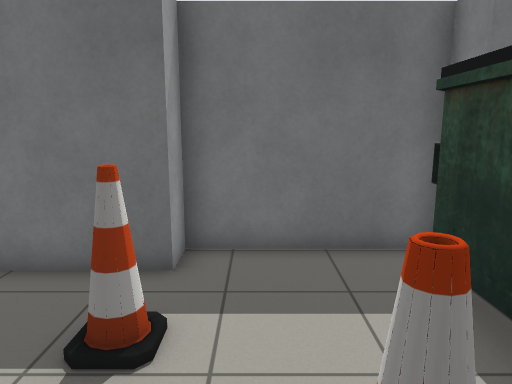
view 1 (above)

20 first-person views from a walk through a robot-simulator world made for Gazebo. The camera is 1.3 m above the floor, tilts 10° down and sees 70° across. The floor is counted in squares, 0.5 m on a side. Each view is taken from the middle of a square. On the plan, view 1 faces up. The plan holds only what a view shows up to about 20 squares ahead; the rest is blank. Gazebo's built-in surfaces are drawn with simple patterns. Some stock models are drawn as simple stand-ins.

view 2
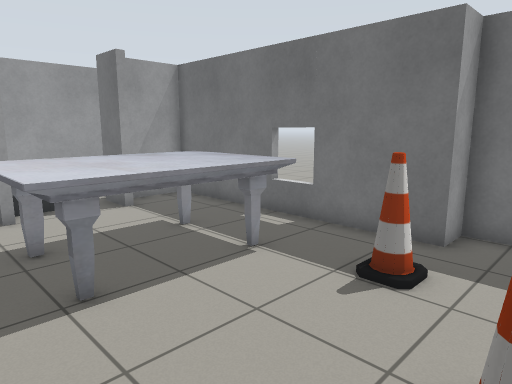

view 3
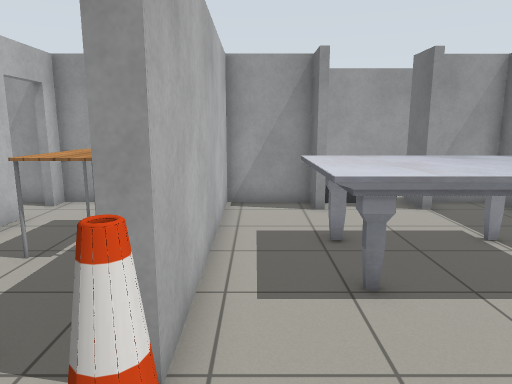

view 4
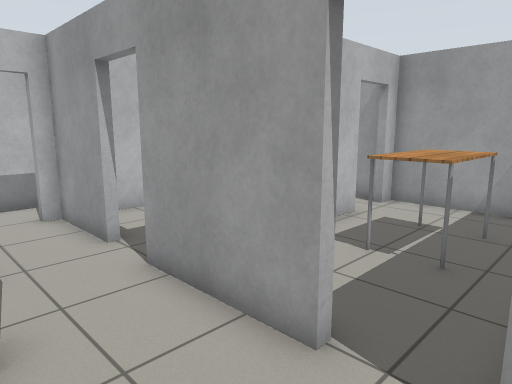

view 5
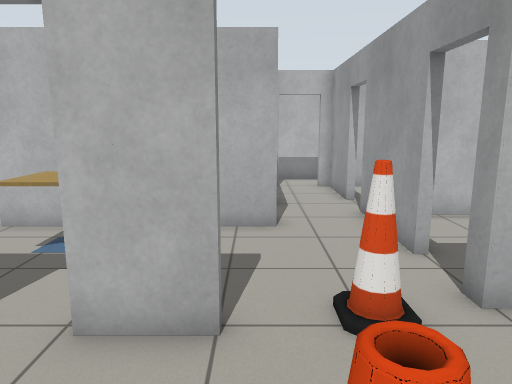

view 6
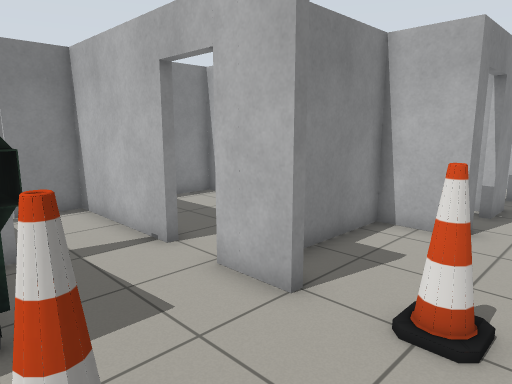

view 7
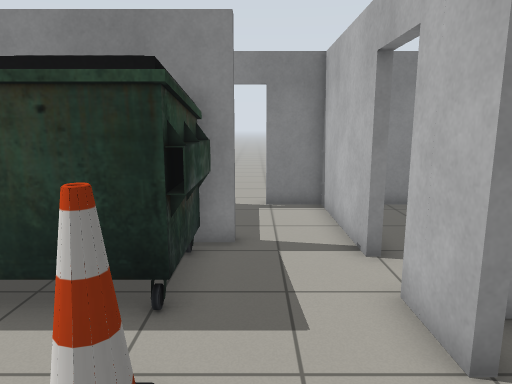

view 8
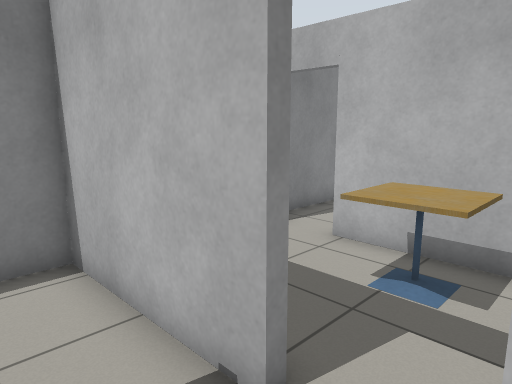

view 9
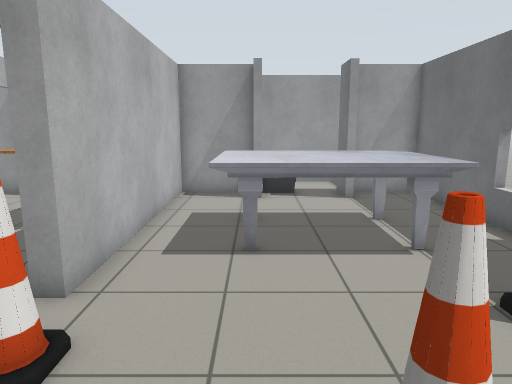

view 10
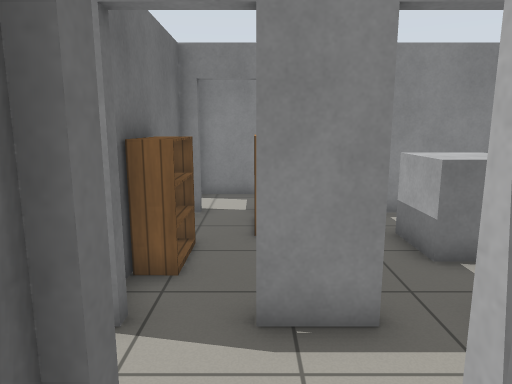

view 11
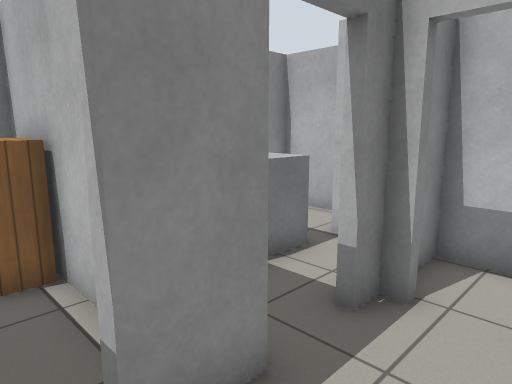

view 12
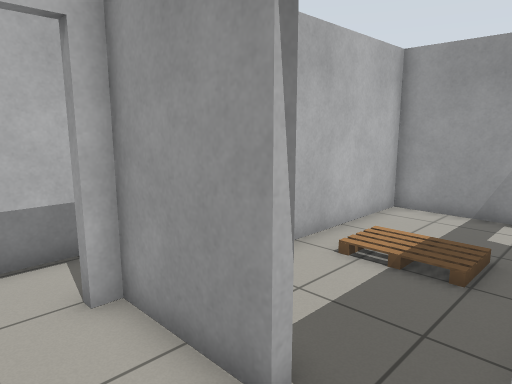

view 13
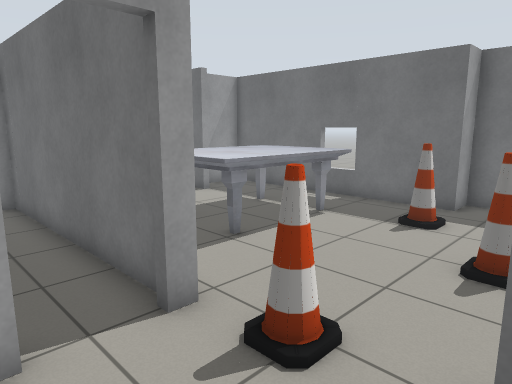

view 14
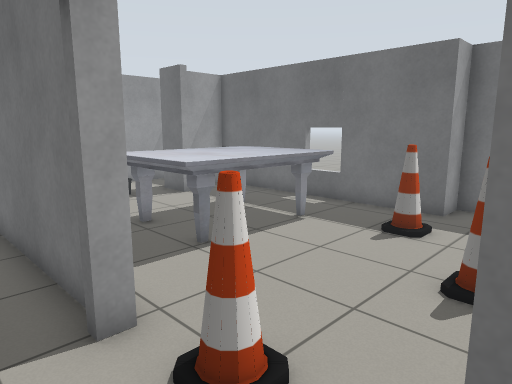

view 15
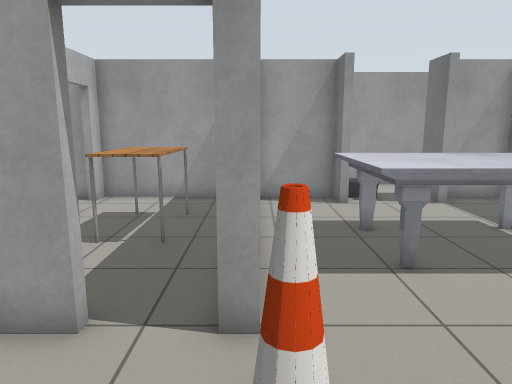

view 16
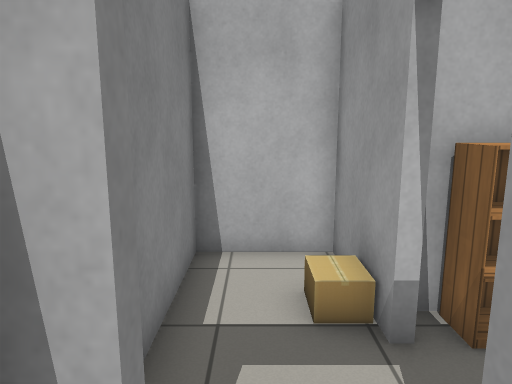

view 17
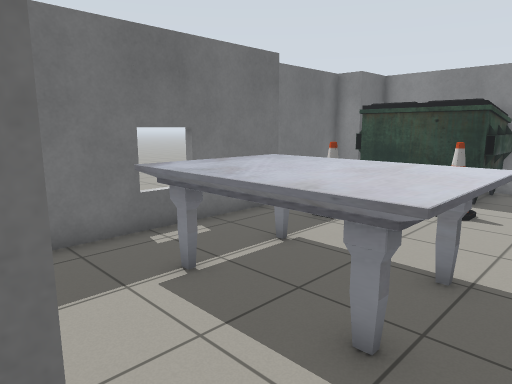

view 18
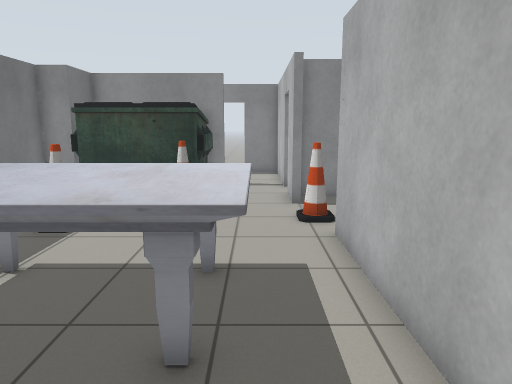

view 19
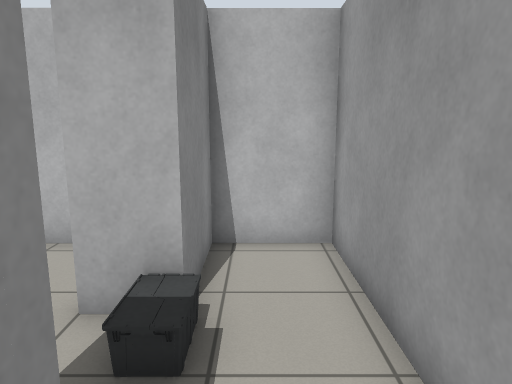

view 20
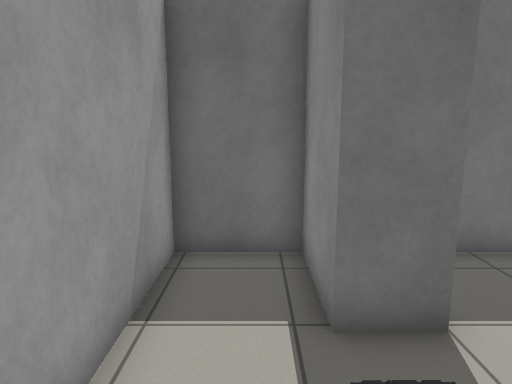

### Floor plan
Key: @ floor where view 1 was taken; # wall or solid block; . floor; / step, stairs or slope; D open door; = window, fence, low wall or low ledge; U dumpster; C cone; T marble table; A table; F cafe table; B bookshelf; R cardboard box; O other object.
Columns run from 15 left of view 1 to 12 right of it. Each row starts with its distance up from view 1.
  8              #######
  7             ##.....#
  6 #########=###.....UUU
  5 #..#..............U
  4 #..#...TTTTT.C....U
  3 #..##..TTTTT......U
  2 #......TTTTT......U  #
  1 #..O...TTTTT....C.UUU# ..DD.
  0 #..##..TTTTT...@.........DD.
 -1 #..#....TTTT.............#
 -2 #..#.............##DD#####
 -3 #############.C...#....  #
 -4    #........DD....#......#
 -5    #..AAAA..DD....#.FF...#
 -6    #..AAAA..#.....#.FF...#
 -7    #........#.....#FFF..D#
 -8    #........#...##B#.##DD#
 -9    #DD#######...D.....D..#
-10    #........DD..D...BBD..#
-11    #...//...#D..#######R.#
-12    #... /...#...D..   #..#
-13    #...//...#...D.... #..#
-14    ###########DD#.OOO.####
-15              ...#.OOO #
-16              ...#..   #
-17              ######.  #
-18                    ..#
-19                    ###

Where each view was taken, in squares from view 1:
view 1: 0 up, 0 right, facing up
view 2: 2 down, 1 right, facing up-left
view 3: 2 down, 1 right, facing left
view 4: 3 down, 1 right, facing down-left
view 5: 2 up, 1 right, facing down
view 6: 2 up, 2 left, facing down-right
view 7: 0 up, 2 left, facing right
view 8: 0 up, 3 right, facing down-right
view 9: 0 up, 3 right, facing left
view 10: 10 down, 4 left, facing right
view 11: 9 down, 2 left, facing down-right
view 12: 9 down, 0 right, facing down-left
view 13: 6 down, 2 right, facing up-left
view 14: 5 down, 2 right, facing up-left
view 15: 3 down, 2 right, facing left
view 16: 6 down, 9 right, facing down
view 17: 2 down, 11 left, facing up-right
view 18: 1 down, 11 left, facing right
view 19: 5 up, 13 left, facing down
view 20: 1 down, 13 left, facing up
